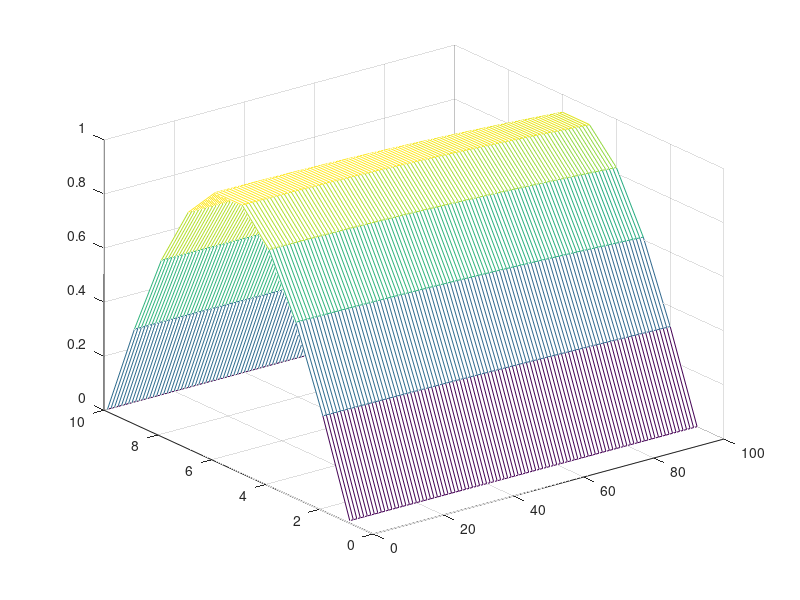
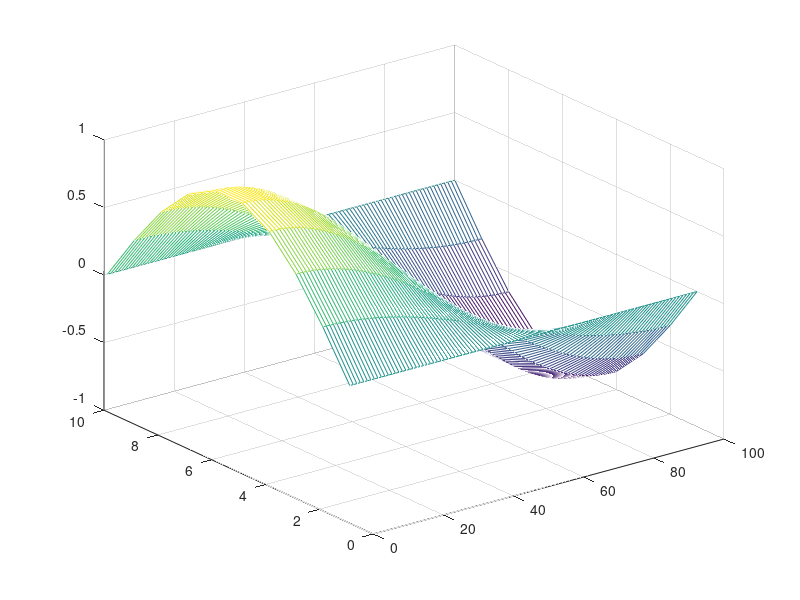
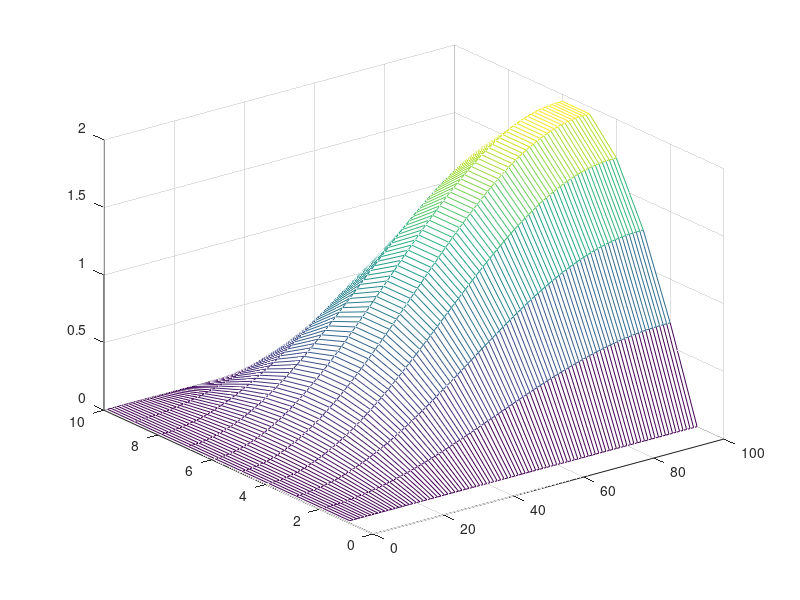

These figures' MATLAB source, in order:
%function [ utdata ] = wawesolver( m,n,k,prob,solmeth,conv,para )
clear
close all
m = 10;
k = 100;
%%% Initsiell data
utdata = zeros(1,3);
X = linspace(0,1,m)';
hs =X(2)-X(1);
T = linspace(0,1,k); 
ht = T(2)-T(1);
%A = -ht^2/hs^2*gallery('tridiag', m-2);

A = -1/hs^2*gallery('tridiag', m-2);
%A = -1/hs^2*gallery('tridiag', m);

%U = 0;
ant = 1;


U = zeros(m,k+1);
U(:,2) = sin(pi*X);
U(:,1) = U(:,2);
%F(1:length(X)) = cos(pi*X);
for i = 3:k+1
    U(2:end-1,i) = 2*U(2:end-1,i-1) - U(2:end-1,i-2) +ht^2*(A\U(2:end-1,i-1));
    %U(:,i) = 2*U(:,i-1) - U(:,i-2) +ht^2*A\U(:,i-1);
    % DET ER EN FEIL I LINJEN OVER!!!!!!!!!!
end
%U = reshape(U,m,k);
U(:,1) = [];
mesh(U)

f = @(t,x) cos(pi*t)*sin(pi*x);

correctsolution = zeros(m,k);
for i = 1:k
    for j = 2:m-1
        correctsolution(j,i) = f(T(i),X(j));
    end
end

figure(2)
mesh(correctsolution)


figure(3)
mesh(U/max(max(U))-correctsolution/max(max(correctsolution)))
max(max(abs(U-correctsolution)))
%end

